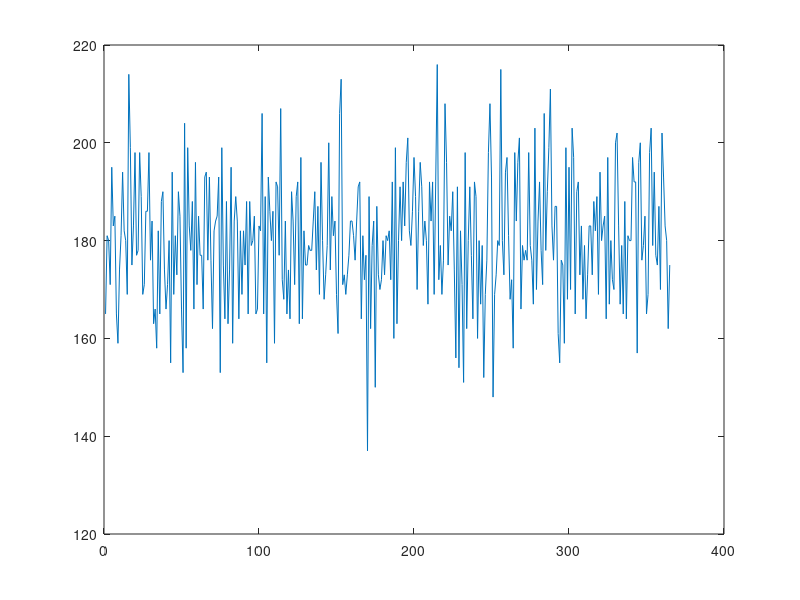
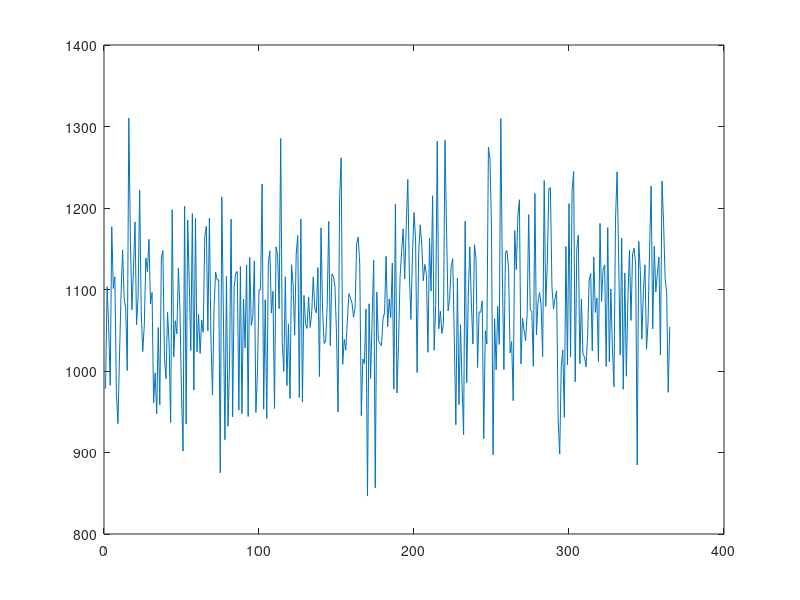
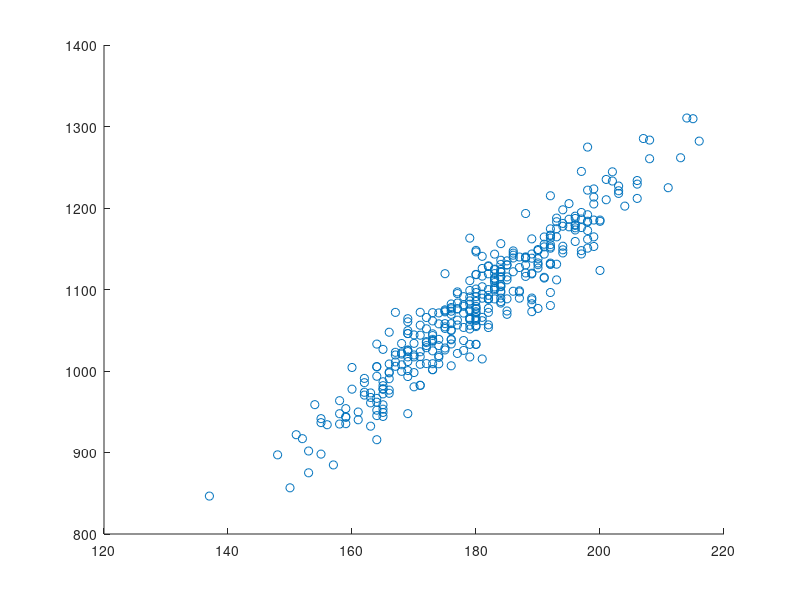

These figures' MATLAB source, in order:
clear;
clc;

orders = poissrnd(180,1,365)
service_time = zeros(size(orders));
for i=1:length(orders)
t = 6 + 2*randn(1,orders(i));
t(t<0) = 0;
service_time(i) = sum(t);
end
ratio = mean(service_time>1200)
figure
plot(orders)
figure
plot(service_time)
figure
scatter(orders,service_time)
